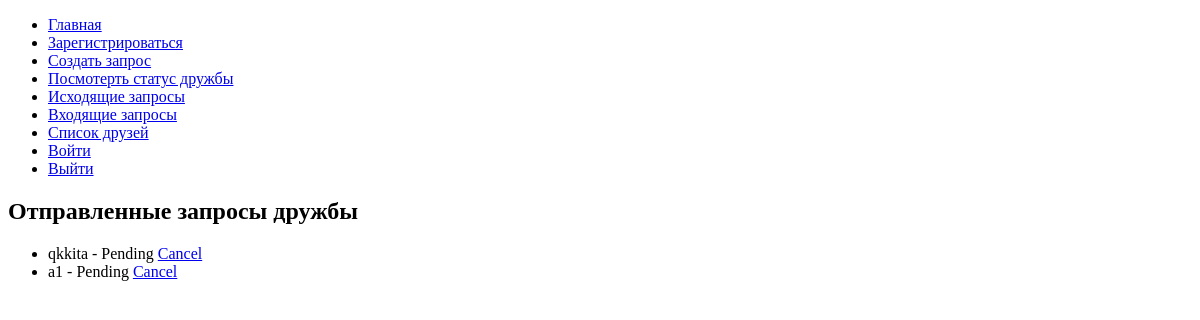
The app's page /friendship/outbox/ (signed in), older data.
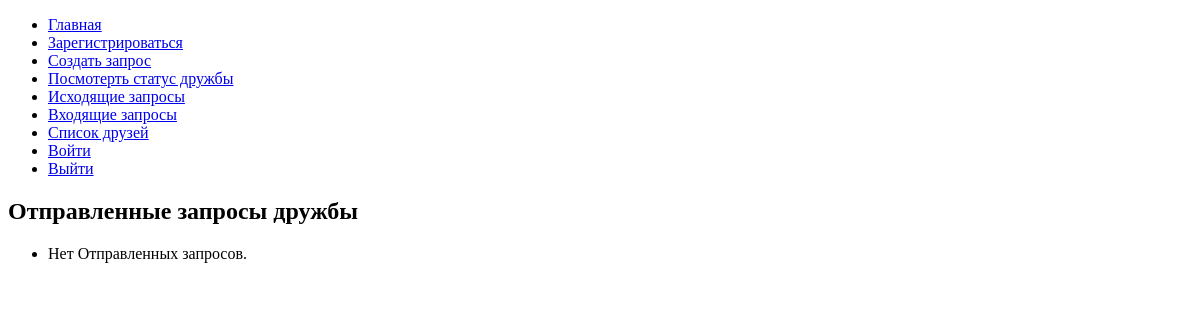
The same page, newer data.
### friendship/models.py (models this page shows)
class FriendRequest(models.Model):
    from_user = models.ForeignKey(User, on_delete=models.CASCADE, related_name='friend_requests_sent')
    to_user = models.ForeignKey(User, on_delete=models.CASCADE, related_name='friend_requests_received')
    accepted = models.BooleanField(default=False)

### friendship/views.py (the view)
# urls.py: path('outbox/', outbox),
@login_required
def outbox(request): # Исходящие запросы в друзья
    sent_requests = FriendRequest.objects.filter(from_user=request.user, accepted=0)
    return render(request, 'friendship/sent_friend_requests.html', {'sent_requests': sent_requests})

### friendship/templates/friendship/sent_friend_requests.html
{% extends 'friendship/base.html' %}
{% block content %}
  <h2>Отправленные запросы дружбы</h2>
  <ul>
  {% for friend_request in sent_requests %}
    <li>{{ friend_request.to_user }} - {% if friend_request.is_accepted %}Accepted{% else %}Pending{% endif %} {% if not friend_request.is_accepted %}<a href="{% url 'cancel_friend_request' friend_request.id %}">Cancel</a>{% endif %}</li>
  {% empty %}
    <li>Нет Отправленных запросов.</li>
  {% endfor %}
  </ul>
{% endblock %}

### friendship/templates/friendship/base.html (shortened to what this page needs)
<!DOCTYPE html>
<html>
  <head>
  </head>
  <body>
    <header>
      <nav>
        <ul>
          <li><a href="/friendship">Главная</a></li>
          <li><a href="/friendship/register">Зарегистрироваться</a></li>
          <li><a href="/friendship/create-request">Создать запрос</a></li>
          <li><a href="/friendship/open_status_field">Посмотерть статус дружбы</a></li>
          <li><a href="/friendship/outbox">Исходящие запросы</a></li>
          <li><a href="/friendship/inbox">Входящие запросы</a></li>
          <li><a href="/friendship/friends">Список друзей</a></li>
          <li><a href="/friendship/login">Войти</a></li>
          <li><a href="/friendship/logout/?next=/friendship/login">Выйти</a></li>
        </ul>
      </nav>
    </header>
    <main>
      {% block content %}
      {% endblock %}
    </main>
  </body>
</html>

Row changes from the older to the newer data that the page shows:
removed FriendRequest: to_user "qkkita"
removed FriendRequest: to_user "a1"
Text that changed along with them:
text now shown: "Нет Отправленных запросов."
